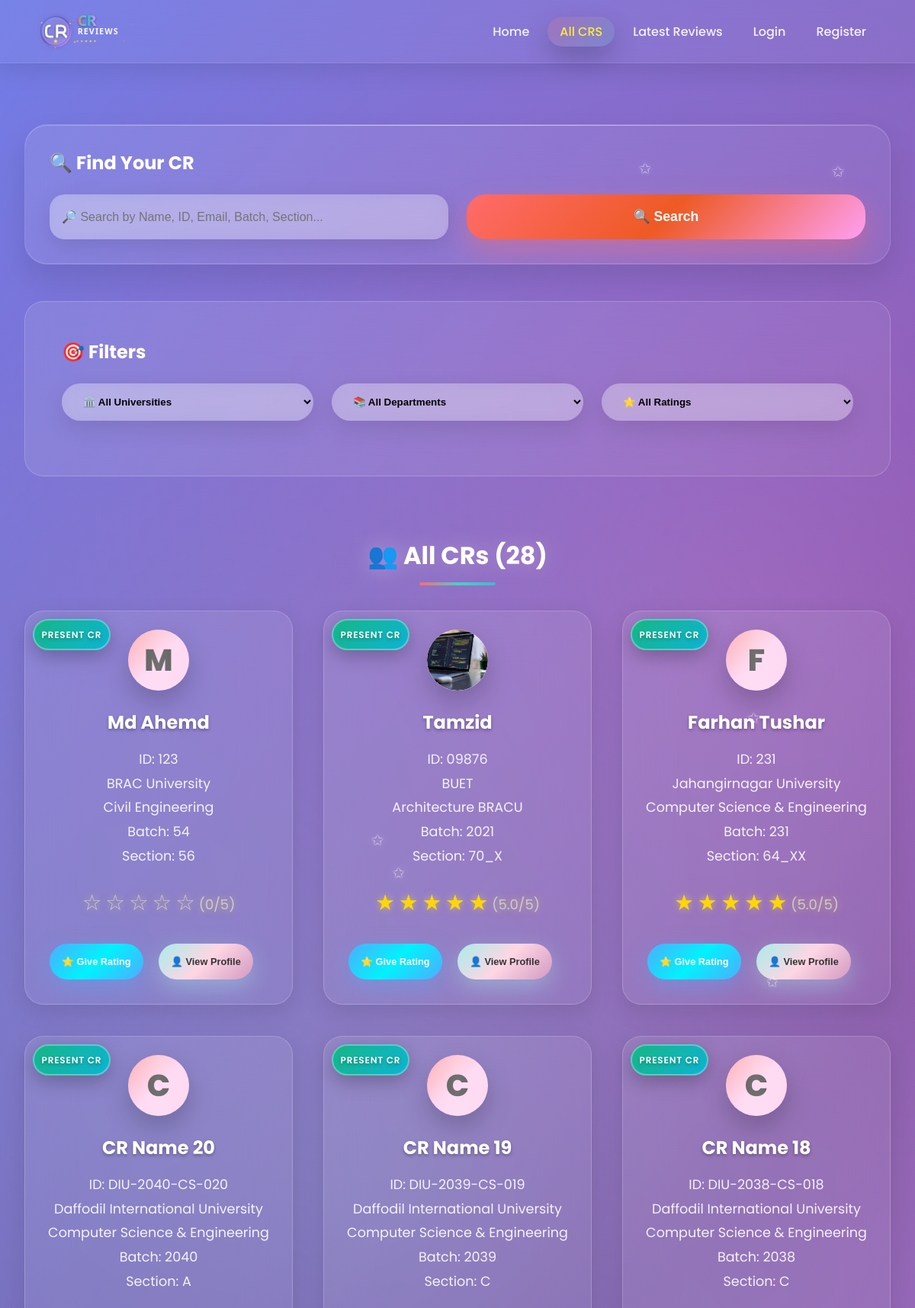
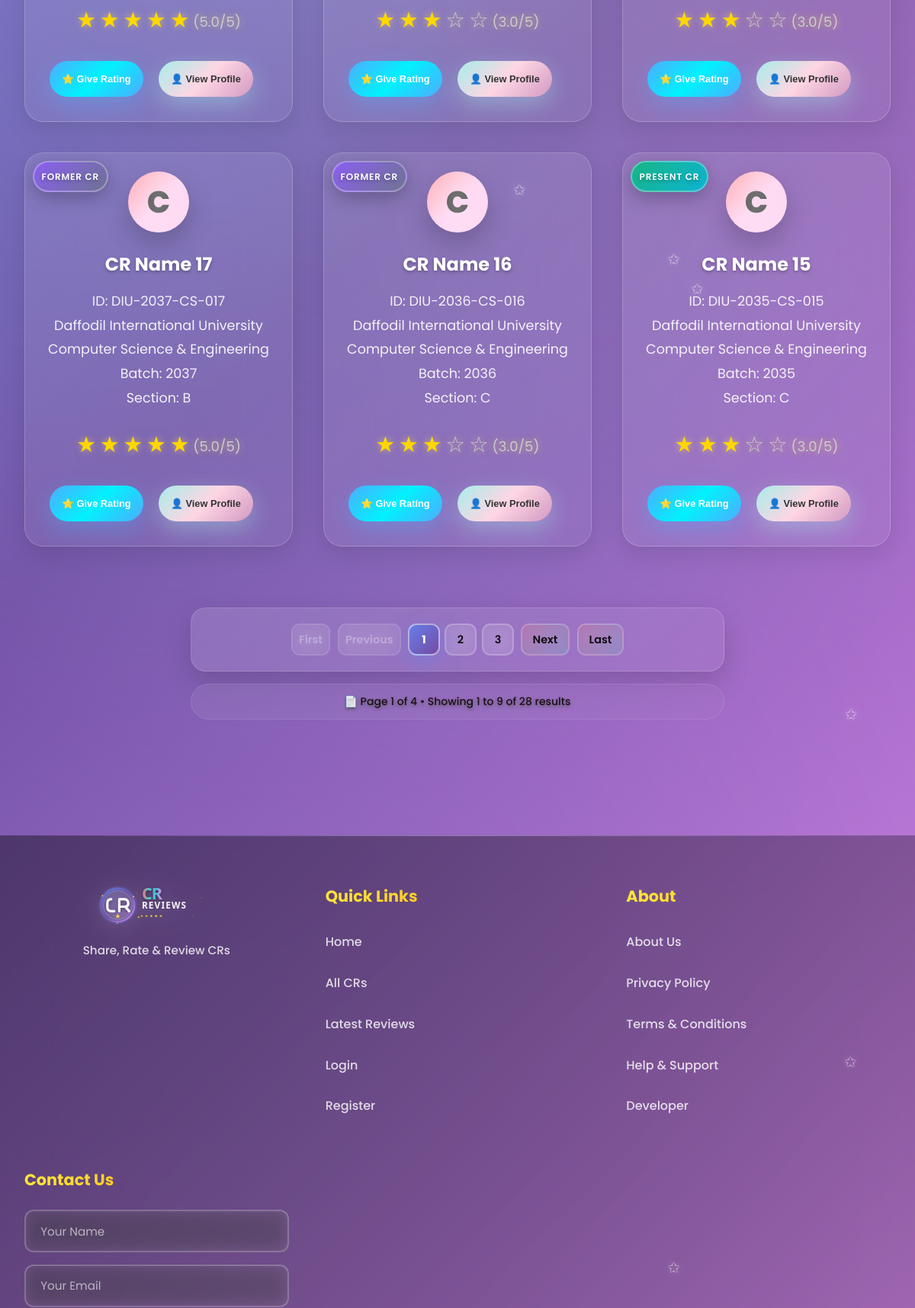
Screenshot of /all_cr/ (upper part) with the database file from the repository (2 pictures, top to bottom).
### cr/models.py (models this page shows, shortened)
class CrProfile(models.Model):
    user=models.OneToOneField('userprofile.User', on_delete=models.CASCADE,related_name='user_profile')
    university=models.ForeignKey(University, on_delete=models.CASCADE,related_name='university_crs')
    department=models.ForeignKey(Department, on_delete=models.CASCADE,related_name='department_crs')
    cr_status = models.CharField(
    max_length=20,
    choices=[('Present', 'Present CR'), ('Former', 'Former CR')],
    default='Present'
    )
    profile_picture = models.ImageField(upload_to='cr_profile_pictures/', blank=True, null=True)
    name = models.CharField(max_length=100)
    gender = models.CharField(choices=[('M', 'Male'), ('F', 'Female')], max_length=1)
    email = models.EmailField(blank=True, null=True)
    phone = models.CharField(max_length=30, blank=True, null=True)
    st_id = models.CharField(max_length=50, unique=True)
    batch = models.CharField(max_length=20)
    dept_batch = models.CharField(max_length=20 , blank=True, null=True)
    section = models.CharField(max_length=10)
    bio = models.TextField(blank=True, null=True)
    date_of_birth = models.DateField(blank=True, null=True)
    slug = models.SlugField(unique=True, blank=True)
    facebook_url = models.URLField(default='https://www.facebook.com/')
    instagram_url = models.URLField(default='https://www.instagram.com/')
    linkedin_url = models.URLField(default='https://www.linkedin.com/')
    created_at=models.DateTimeField(auto_now_add=True)
    updated_at=models.DateTimeField(auto_now=True)
    deleted_at=models.DateTimeField(auto_now=True,blank=True,null=True)
    @property
    def average_rating(self):
        avg=self.cr_reviews.aggregate(Avg('rating'))['rating__avg']
        return round(avg,1) if avg else 0

class University(models.Model):
    Public = "Public"
    Private = "Private"
    university_type = [
        (Public,"Public"),
        (Private,"Private"),
    ]
    title =models.CharField(max_length=100,unique=True,blank=False,null=False)
    type =models.CharField(max_length=100,choices=university_type)
    address=models.CharField(max_length=150, blank=True, null=True)
    slug=models.SlugField(blank=True,unique=True)
    created_at=models.DateTimeField(auto_now_add=True)
    updated_at=models.DateTimeField(auto_now=True)
    daleted_at=models.DateTimeField(auto_now=True,blank=True,null=True)
    def __str__(self):
        return self.title

class Department(models.Model):
    title=models.CharField(max_length=50,unique=True,blank=False,null=False)
    code=models.CharField(max_length=50,unique=True,blank=True,null=True)
    slug=models.SlugField(blank=True,unique=True)
    created_at=models.DateTimeField(auto_now_add=True)
    updated_at=models.DateTimeField(auto_now=True)
    daleted_at=models.DateTimeField(auto_now=True,blank=True,null=True)
    def __str__(self):
        return self.title

### cr/views.py (the view, shortened to what this page needs)
# urls.py: path('all_cr/',all_cr,name='all_cr'),
def all_cr(request):
    search_query = request.GET.get('search')
    university_filter = request.GET.get('university')
    department_filter = request.GET.get('department')
    rating_filter = request.GET.get('rating')
    crs = CrProfile.objects.all()
    if university_filter:
        crs = crs.filter(university__id=university_filter)
    if department_filter:
        crs = crs.filter(department__id=department_filter)
    if rating_filter:
        filtered_crs = []
        for cr in crs:
            avg_rating = cr.average_rating
            if rating_filter == '5' and avg_rating >= 4.5:
                filtered_crs.append(cr)
            elif rating_filter == '4' and 3.5 <= avg_rating < 4.5:
                filtered_crs.append(cr)
            elif rating_filter == '3' and 2.5 <= avg_rating < 3.5:
                filtered_crs.append(cr)
            elif rating_filter == '2' and 1.5 <= avg_rating < 2.5:
                filtered_crs.append(cr)
            elif rating_filter == '1' and avg_rating < 1.5:
                filtered_crs.append(cr)
        crs = filtered_crs
    else:
        crs = crs.order_by('-created_at')
    paginator = Paginator(crs, 9)
    page_number =  request.GET.get('page',1)
    try:
        crs = paginator.page(page_number)
    except PageNotAnInteger:
        crs = paginator.page(1)
    except EmptyPage:
        crs = paginator.page(1)
    universities = University.objects.all().order_by('title')
    departments = Department.objects.all().order_by('title')
    context={
        'cr':crs,
        'paginator':paginator,
        'universities':universities,
        'departments':departments,
        'university_filter':university_filter,
        'department_filter':department_filter,
        'rating_filter':rating_filter,
    }
    return render(request,'all_cr.html',context)

### templates/all_cr.html (shortened to what this page needs)
{% extends 'base.html' %}
{% load static %}
{% block content %}
    <div id="all-cr" class="page">
        <div class="container">
            <div class="search-section">
                <h3 style="color: white; margin-bottom: 1.5rem; font-size: 1.5rem; font-weight: 700;">🔍 Find Your CR</h3>
                <form method="GET" action="{% url 'all_cr' %}" class="search-bar">
                    <input
                        type="text"
                        name="search"
                        class="search-input"
                        placeholder="🔎 Search by Name, ID, Email, Batch, Section..."
                        value="{{ request.GET.search }}"
                    >
                    <button type="submit" class="search-btn">🔍 Search</button>
                </form>
            </div>
            <div class="filter-section">
                <h3 style="color: white; margin-bottom: 1.5rem; font-size: 1.5rem; font-weight: 700;">🎯 Filters</h3>
                <form method="GET" action="{% url 'all_cr' %}" id="filterForm">
                    <div class="filter-row">
                        <select name="university" class="filter-select" onchange="this.form.submit()">
                            <option value="">🏛️ All Universities</option>
                        </select>
                        <select name="department" class="filter-select" onchange="this.form.submit()">
                            <option value="">📚 All Departments</option>
                        </select>
                        <select name="rating" class="filter-select" onchange="this.form.submit()">
                            <option value="">⭐ All Ratings</option>
                        </select>
                    </div>
                </form>
            </div>
            <div class="section">
                <h2 class="section-title">
                    {% if request.GET.search or request.GET.university or request.GET.department or request.GET.rating %}
                        🎯 {{ cr.paginator.count }} CR{{ cr.paginator.count|pluralize }} found
                    {% else %}
                        👥 All CRs ({{ cr.paginator.count }})
                    {% endif %}
                </h2>
                {% if cr %}
                    <div class="grid">
                        {% for cr_item in cr %}
                            {% with cr=cr_item %}
                                {% include "cr_card.html" %}
                            {% endwith %}
                        {% endfor %}
                    </div>
                {% endif %}
            </div>
            {% include 'pagination.html' %}
        </div>
    </div>
{% endblock content %}

### templates/cr_card.html
<div class="card">
  <div class="cr-status-badge {{ cr.cr_status|lower }}">
    {% if cr.cr_status == 'Present' %}
      <span class="badge-text">Present CR</span>
    {% else %}
      <span class="badge-text">Former CR</span>
    {% endif %}
  </div>
  <div class="profile-photo">
    {% if cr.profile_picture %}
    <img src="{{ cr.profile_picture.url }}" alt="{{ cr.name }}" />
    {% else %}
    <span>{{ cr.name|first|upper }}</span>
    {% endif %}
  </div>
  <div class="cr-name">{{cr.name}}</div>
  <div class="cr-details">
    ID: {{cr.st_id}}<br />
    {{cr.university}}<br />
    {{cr.department}}<br />
    Batch: {{cr.batch}}<br />
    Section: {{cr.section}}<br />
  </div>
  <div class="rating">
    {% for i in "12345" %} {% if forloop.counter <= cr.average_rating %}
    <span class="star filled">★</span>
    {% else %}
    <span class="star">☆</span>
    {% endif %} {% endfor %}
    <span class="star_avg">({{ cr.average_rating }}/5)</span>
  </div>
  <button
    class="btn"
    onclick="openRatingModal('{{ cr.slug }}', '{{ cr.name }}')">
    ⭐ Give Rating
  </button>
  <button
    class="btn btn-secondary"
    onclick="window.location.href='{% url 'cr_profile' cr.slug %}'">
    👤 View Profile
  </button>
</div>

### rows the page displays
CrProfile: cr_status "PRESENT CR", name|first "M", name "Md Ahemd", st_id "123", university "BRAC University", department "Civil Engineering", batch "54", section "56", average_rating "0"
CrProfile: cr_status "PRESENT CR", profile_picture (picture), name "Tamzid", st_id "09876", university "BUET", department "Architecture BRACU", batch "2021", section "70_X", average_rating "5.0"
CrProfile: cr_status "PRESENT CR", name|first "F", name "Farhan Tushar", st_id "231", university "Jahangirnagar University", department "Computer Science & Engineering", batch "231", section "64_XX", average_rating "5.0"
CrProfile: cr_status "PRESENT CR", name|first "C", name "CR Name 20", st_id "DIU-2040-CS-020", university "Daffodil International University", department "Computer Science & Engineering", batch "2040", section "A", average_rating "5.0"
CrProfile: cr_status "PRESENT CR", name|first "C", name "CR Name 19", st_id "DIU-2039-CS-019", university "Daffodil International University", department "Computer Science & Engineering", batch "2039", section "C", average_rating "3.0"
CrProfile: cr_status "PRESENT CR", name|first "C", name "CR Name 18", st_id "DIU-2038-CS-018", university "Daffodil International University", department "Computer Science & Engineering", batch "2038", section "C", average_rating "3.0"
CrProfile: cr_status "FORMER CR", name|first "C", name "CR Name 17", st_id "DIU-2037-CS-017", university "Daffodil International University", department "Computer Science & Engineering", batch "2037", section "B", average_rating "5.0"
CrProfile: cr_status "FORMER CR", name|first "C", name "CR Name 16", st_id "DIU-2036-CS-016", university "Daffodil International University", department "Computer Science & Engineering", batch "2036", section "C", average_rating "3.0"
CrProfile: cr_status "PRESENT CR", name|first "C", name "CR Name 15", st_id "DIU-2035-CS-015", university "Daffodil International University", department "Computer Science & Engineering", batch "2035", section "C", average_rating "3.0"

### other values shown
{{ cr.paginator.count }} "28"
{{ num }} "1"
{{ num }} "2" "3"
{{ cr.number }} "1"
{{ cr.paginator.num_pages }} "4"
{{ cr.start_index }} "1"
{{ cr.end_index }} "9"
